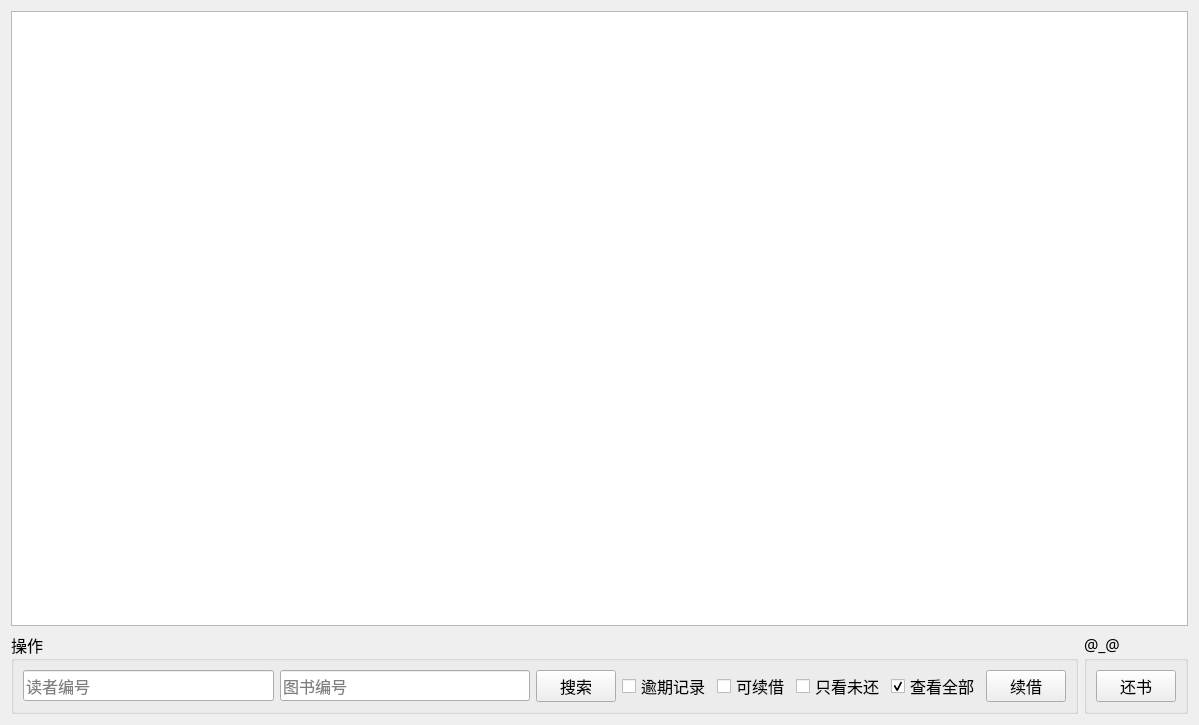
<?xml version="1.0" encoding="UTF-8"?>
<ui version="4.0">
 <class>BorrowInfoWidget</class>
 <widget class="QWidget" name="BorrowInfoWidget">
  <property name="geometry">
   <rect>
    <x>0</x>
    <y>0</y>
    <width>1199</width>
    <height>725</height>
   </rect>
  </property>
  <property name="font">
   <font>
    <family>微软雅黑</family>
    <pointsize>12</pointsize>
   </font>
  </property>
  <property name="windowTitle">
   <string>Form</string>
  </property>
  <property name="styleSheet">
   <string notr="true"/>
  </property>
  <layout class="QVBoxLayout" name="verticalLayout">
   <item>
    <widget class="QTableView" name="tableView"/>
   </item>
   <item>
    <layout class="QHBoxLayout" name="horizontalLayout">
     <item>
      <widget class="QGroupBox" name="groupBox">
       <property name="title">
        <string>操作</string>
       </property>
       <layout class="QGridLayout" name="gridLayout">
        <item row="0" column="4">
         <widget class="QCheckBox" name="chk_relend">
          <property name="text">
           <string>可续借</string>
          </property>
         </widget>
        </item>
        <item row="0" column="3">
         <widget class="QCheckBox" name="chk_over">
          <property name="text">
           <string>逾期记录</string>
          </property>
         </widget>
        </item>
        <item row="0" column="6">
         <widget class="QCheckBox" name="chk_all">
          <property name="text">
           <string>查看全部</string>
          </property>
          <property name="checked">
           <bool>true</bool>
          </property>
         </widget>
        </item>
        <item row="0" column="2">
         <widget class="QPushButton" name="pushButton_3">
          <property name="text">
           <string>搜索</string>
          </property>
         </widget>
        </item>
        <item row="0" column="7">
         <widget class="QPushButton" name="btn_reLend">
          <property name="text">
           <string>续借</string>
          </property>
         </widget>
        </item>
        <item row="0" column="5">
         <widget class="QCheckBox" name="chk_noreturn">
          <property name="text">
           <string>只看未还</string>
          </property>
         </widget>
        </item>
        <item row="0" column="1">
         <widget class="QLineEdit" name="lineEdit">
          <property name="placeholderText">
           <string>图书编号</string>
          </property>
         </widget>
        </item>
        <item row="0" column="0">
         <widget class="QLineEdit" name="lineEdit_2">
          <property name="placeholderText">
           <string>读者编号</string>
          </property>
         </widget>
        </item>
       </layout>
      </widget>
     </item>
     <item>
      <widget class="QGroupBox" name="groupBorrow">
       <property name="title">
        <string>@_@</string>
       </property>
       <layout class="QGridLayout" name="gridLayout_2">
        <item row="0" column="0">
         <widget class="QPushButton" name="btn_returnBook">
          <property name="text">
           <string>还书</string>
          </property>
         </widget>
        </item>
       </layout>
      </widget>
     </item>
    </layout>
   </item>
  </layout>
 </widget>
 <resources/>
 <connections/>
</ui>
